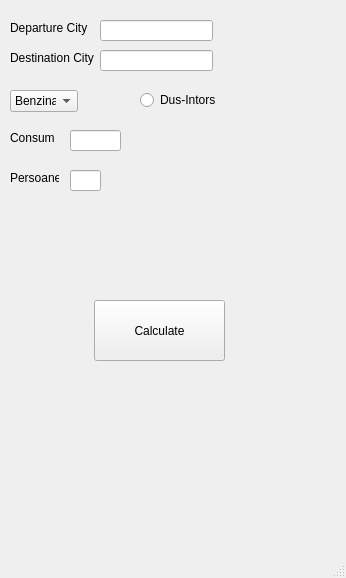
<?xml version="1.0" encoding="UTF-8"?>
<ui version="4.0">
 <class>MainWindow</class>
 <widget class="QMainWindow" name="MainWindow">
  <property name="geometry">
   <rect>
    <x>0</x>
    <y>0</y>
    <width>346</width>
    <height>578</height>
   </rect>
  </property>
  <property name="windowTitle">
   <string>MainWindow</string>
  </property>
  <widget class="QWidget" name="centralwidget">
   <widget class="QLabel" name="departure_city_label">
    <property name="geometry">
     <rect>
      <x>10</x>
      <y>20</y>
      <width>81</width>
      <height>16</height>
     </rect>
    </property>
    <property name="text">
     <string>Departure City</string>
    </property>
   </widget>
   <widget class="QLineEdit" name="departure_city_input">
    <property name="geometry">
     <rect>
      <x>100</x>
      <y>20</y>
      <width>113</width>
      <height>21</height>
     </rect>
    </property>
   </widget>
   <widget class="QLineEdit" name="destination_city_input">
    <property name="geometry">
     <rect>
      <x>100</x>
      <y>50</y>
      <width>113</width>
      <height>21</height>
     </rect>
    </property>
   </widget>
   <widget class="QLabel" name="destination_city_label">
    <property name="geometry">
     <rect>
      <x>10</x>
      <y>50</y>
      <width>91</width>
      <height>16</height>
     </rect>
    </property>
    <property name="text">
     <string>Destination City</string>
    </property>
   </widget>
   <widget class="QComboBox" name="fuel_comboBox">
    <property name="geometry">
     <rect>
      <x>10</x>
      <y>90</y>
      <width>68</width>
      <height>22</height>
     </rect>
    </property>
    <item>
     <property name="text">
      <string>Benzina</string>
     </property>
    </item>
    <item>
     <property name="text">
      <string>Diesel</string>
     </property>
    </item>
   </widget>
   <widget class="QLabel" name="fuel_usage_label">
    <property name="geometry">
     <rect>
      <x>10</x>
      <y>130</y>
      <width>49</width>
      <height>16</height>
     </rect>
    </property>
    <property name="text">
     <string>Consum</string>
    </property>
   </widget>
   <widget class="QLineEdit" name="consum_input">
    <property name="geometry">
     <rect>
      <x>70</x>
      <y>130</y>
      <width>51</width>
      <height>21</height>
     </rect>
    </property>
   </widget>
   <widget class="QLabel" name="person_label">
    <property name="geometry">
     <rect>
      <x>10</x>
      <y>170</y>
      <width>49</width>
      <height>16</height>
     </rect>
    </property>
    <property name="text">
     <string>Persoane</string>
    </property>
   </widget>
   <widget class="QLineEdit" name="person_input">
    <property name="geometry">
     <rect>
      <x>70</x>
      <y>170</y>
      <width>31</width>
      <height>21</height>
     </rect>
    </property>
   </widget>
   <widget class="QPushButton" name="calculate_button">
    <property name="geometry">
     <rect>
      <x>94</x>
      <y>300</y>
      <width>131</width>
      <height>61</height>
     </rect>
    </property>
    <property name="text">
     <string>Calculate</string>
    </property>
   </widget>
   <widget class="QRadioButton" name="add_return_radio_button">
    <property name="geometry">
     <rect>
      <x>140</x>
      <y>90</y>
      <width>89</width>
      <height>20</height>
     </rect>
    </property>
    <property name="text">
     <string>Dus-Intors</string>
    </property>
   </widget>
  </widget>
  <widget class="QMenuBar" name="menubar">
   <property name="geometry">
    <rect>
     <x>0</x>
     <y>0</y>
     <width>346</width>
     <height>22</height>
    </rect>
   </property>
  </widget>
  <widget class="QStatusBar" name="statusbar"/>
 </widget>
 <resources/>
 <connections/>
</ui>
